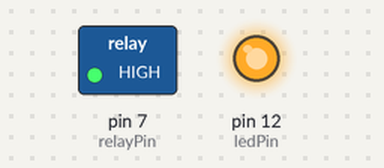
The sketch below on a simulated Arduino Uno, built with avr-gcc and run on an emulated ATmega328P. Shown: switched loads named in the sketch (green lamp = pin HIGH), output pins drawn as LEDs (lit = HIGH).

Above: at 1.0 s.
At 3.0 s:
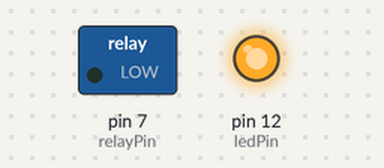
Timing chart, 0 to 5.2 s (numbered marks = the images above):
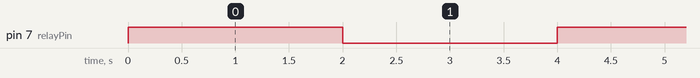

The sketch:

class-10-relay-nc.ino
```cpp
/**
 *
 * Relay
    Protect device from sudden high current  (spike)
    No: normally open
    Nc: normally close
    Input: 3 terminal:
      - coil pins +ve
      - common
      - coil pins -ground

    Pull down

    Magnetic flex attract magnetic strips
    - move common from NC to NO (has current)
    - common is on NC (no current)
*/
int relayPin = 7;
int ledPin = 12;

void setup() {
  pinMode(relayPin, OUTPUT);
  pinMode(ledPin, OUTPUT);

  digitalWrite(ledPin, HIGH);
}

void loop() {

  digitalWrite(relayPin, HIGH);
  delay(2000);
  digitalWrite(relayPin, LOW);
  delay(2000);
}
```

Measured:
- by itself, pin 7 (relayPin): alternates HIGH for 2.0 s and LOW for 2.0 s
